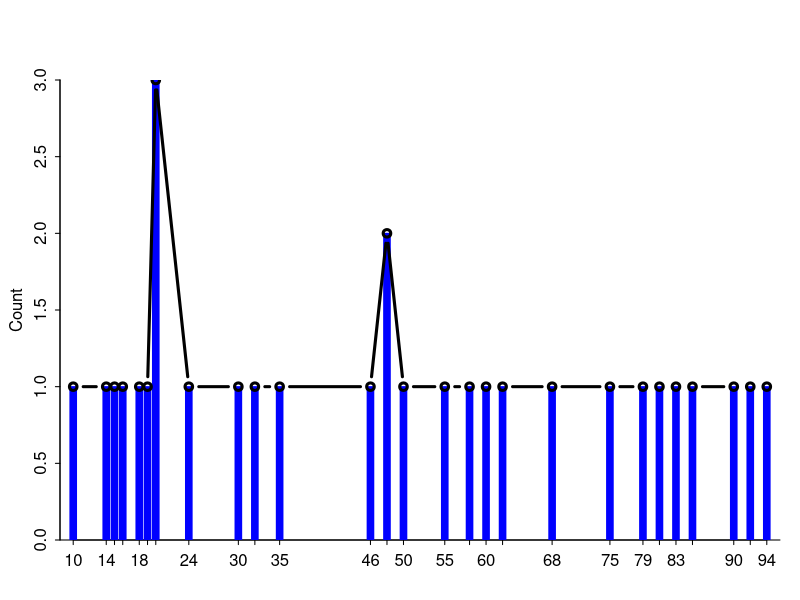

R code for this plot:
nums <- c(10, 94, 32, 19, 55, 35, 20, 48, 68, 24, 18, 83, 30, 62, 85, 50, 20, 90, 60, 14, 92, 20, 15, 58, 75, 16, 48, 81, 79, 46)

# Questão 6

nums_ordenados <- sort(nums)

freq_absoluta_01 <- length(nums[nums == 10])
freq_absoluta_02 <- length(nums[nums == 14])
freq_absoluta_03 <- length(nums[nums == 15])
freq_absoluta_04 <- length(nums[nums == 16])
freq_absoluta_05 <- length(nums[nums == 18])
freq_absoluta_06 <- length(nums[nums == 19])
freq_absoluta_07 <- length(nums[nums == 20])
freq_absoluta_08 <- length(nums[nums == 24])
freq_absoluta_09 <- length(nums[nums == 30])
freq_absoluta_10 <- length(nums[nums == 32])
freq_absoluta_11 <- length(nums[nums == 35])
freq_absoluta_12 <- length(nums[nums == 46])
freq_absoluta_13 <- length(nums[nums == 48])
freq_absoluta_14 <- length(nums[nums == 50])
freq_absoluta_15 <- length(nums[nums == 55])
freq_absoluta_16 <- length(nums[nums == 58])
freq_absoluta_17 <- length(nums[nums == 60])
freq_absoluta_18 <- length(nums[nums == 62])
freq_absoluta_19 <- length(nums[nums == 68])
freq_absoluta_20 <- length(nums[nums == 75])
freq_absoluta_21 <- length(nums[nums == 79])
freq_absoluta_22 <- length(nums[nums == 81])
freq_absoluta_23 <- length(nums[nums == 83])
freq_absoluta_24 <- length(nums[nums == 85])
freq_absoluta_25 <- length(nums[nums == 90])
freq_absoluta_26 <- length(nums[nums == 92])
freq_absoluta_27 <- length(nums[nums == 94])

freq_absoluta <- c(freq_absoluta_01, freq_absoluta_02, freq_absoluta_03, freq_absoluta_04, 
                   freq_absoluta_05, freq_absoluta_06, freq_absoluta_07, freq_absoluta_08, 
                   freq_absoluta_09, freq_absoluta_10, freq_absoluta_11, freq_absoluta_12, 
                   freq_absoluta_13, freq_absoluta_14, freq_absoluta_15, freq_absoluta_16, 
                   freq_absoluta_17, freq_absoluta_18, freq_absoluta_19, freq_absoluta_20, 
                   freq_absoluta_21, freq_absoluta_22, freq_absoluta_23, freq_absoluta_24, 
                   freq_absoluta_25, freq_absoluta_26, freq_absoluta_27)

freq_absoluta_acumulada_01 <- freq_absoluta_01
freq_absoluta_acumulada_02 <- freq_absoluta_acumulada_01 + freq_absoluta_02
freq_absoluta_acumulada_03 <- freq_absoluta_acumulada_02 + freq_absoluta_03
freq_absoluta_acumulada_04 <- freq_absoluta_acumulada_03 + freq_absoluta_04
freq_absoluta_acumulada_05 <- freq_absoluta_acumulada_04 + freq_absoluta_05
freq_absoluta_acumulada_06 <- freq_absoluta_acumulada_05 + freq_absoluta_06
freq_absoluta_acumulada_07 <- freq_absoluta_acumulada_06 + freq_absoluta_07
freq_absoluta_acumulada_08 <- freq_absoluta_acumulada_07 + freq_absoluta_08
freq_absoluta_acumulada_09 <- freq_absoluta_acumulada_08 + freq_absoluta_09
freq_absoluta_acumulada_10 <- freq_absoluta_acumulada_09 + freq_absoluta_10
freq_absoluta_acumulada_11 <- freq_absoluta_acumulada_10 + freq_absoluta_11
freq_absoluta_acumulada_12 <- freq_absoluta_acumulada_11 + freq_absoluta_12
freq_absoluta_acumulada_13 <- freq_absoluta_acumulada_12 + freq_absoluta_13
freq_absoluta_acumulada_14 <- freq_absoluta_acumulada_13 + freq_absoluta_14
freq_absoluta_acumulada_15 <- freq_absoluta_acumulada_14 + freq_absoluta_15
freq_absoluta_acumulada_16 <- freq_absoluta_acumulada_15 + freq_absoluta_16
freq_absoluta_acumulada_17 <- freq_absoluta_acumulada_16 + freq_absoluta_17
freq_absoluta_acumulada_18 <- freq_absoluta_acumulada_17 + freq_absoluta_18
freq_absoluta_acumulada_19 <- freq_absoluta_acumulada_18 + freq_absoluta_19
freq_absoluta_acumulada_20 <- freq_absoluta_acumulada_19 + freq_absoluta_20
freq_absoluta_acumulada_21 <- freq_absoluta_acumulada_20 + freq_absoluta_21
freq_absoluta_acumulada_22 <- freq_absoluta_acumulada_21 + freq_absoluta_22
freq_absoluta_acumulada_23 <- freq_absoluta_acumulada_22 + freq_absoluta_23
freq_absoluta_acumulada_24 <- freq_absoluta_acumulada_23 + freq_absoluta_24
freq_absoluta_acumulada_25 <- freq_absoluta_acumulada_24 + freq_absoluta_25
freq_absoluta_acumulada_26 <- freq_absoluta_acumulada_25 + freq_absoluta_26
freq_absoluta_acumulada_27 <- freq_absoluta_acumulada_26 + freq_absoluta_27

freq_absoluta_acumulada <- c(freq_absoluta_acumulada_01, freq_absoluta_acumulada_02,
                             freq_absoluta_acumulada_03, freq_absoluta_acumulada_04, 
                             freq_absoluta_acumulada_05, freq_absoluta_acumulada_06,
                             freq_absoluta_acumulada_07, freq_absoluta_acumulada_08, 
                             freq_absoluta_acumulada_09, freq_absoluta_acumulada_10,
                             freq_absoluta_acumulada_11, freq_absoluta_acumulada_12, 
                             freq_absoluta_acumulada_13, freq_absoluta_acumulada_14,
                             freq_absoluta_acumulada_15, freq_absoluta_acumulada_16, 
                             freq_absoluta_acumulada_17, freq_absoluta_acumulada_18,
                             freq_absoluta_acumulada_19, freq_absoluta_acumulada_20, 
                             freq_absoluta_acumulada_21, freq_absoluta_acumulada_22,
                             freq_absoluta_acumulada_23, freq_absoluta_acumulada_24, 
                             freq_absoluta_acumulada_25, freq_absoluta_acumulada_26,
                             freq_absoluta_acumulada_27)

freq_relativa_01 <- freq_absoluta_01/(length(nums))
freq_relativa_02 <- freq_absoluta_02/(length(nums))
freq_relativa_03 <- freq_absoluta_03/(length(nums))
freq_relativa_04 <- freq_absoluta_04/(length(nums))
freq_relativa_05 <- freq_absoluta_05/(length(nums))
freq_relativa_06 <- freq_absoluta_06/(length(nums))
freq_relativa_07 <- freq_absoluta_07/(length(nums))
freq_relativa_08 <- freq_absoluta_08/(length(nums))
freq_relativa_09 <- freq_absoluta_09/(length(nums))
freq_relativa_10 <- freq_absoluta_10/(length(nums))
freq_relativa_11 <- freq_absoluta_11/(length(nums))
freq_relativa_12 <- freq_absoluta_12/(length(nums))
freq_relativa_13 <- freq_absoluta_13/(length(nums))
freq_relativa_14 <- freq_absoluta_14/(length(nums))
freq_relativa_15 <- freq_absoluta_15/(length(nums))
freq_relativa_16 <- freq_absoluta_16/(length(nums))
freq_relativa_17 <- freq_absoluta_17/(length(nums))
freq_relativa_18 <- freq_absoluta_18/(length(nums))
freq_relativa_19 <- freq_absoluta_19/(length(nums))
freq_relativa_20 <- freq_absoluta_20/(length(nums))
freq_relativa_21 <- freq_absoluta_21/(length(nums))
freq_relativa_22 <- freq_absoluta_22/(length(nums))
freq_relativa_23 <- freq_absoluta_23/(length(nums))
freq_relativa_24 <- freq_absoluta_24/(length(nums))
freq_relativa_25 <- freq_absoluta_25/(length(nums))
freq_relativa_26 <- freq_absoluta_26/(length(nums))
freq_relativa_27 <- freq_absoluta_27/(length(nums))

options(digits = 2)
freq_relativa <- c(freq_relativa_01, freq_relativa_02,
                   freq_relativa_03, freq_relativa_04, 
                   freq_relativa_05, freq_relativa_06,
                   freq_relativa_07, freq_relativa_08, 
                   freq_relativa_09, freq_relativa_10,
                   freq_relativa_11, freq_relativa_12, 
                   freq_relativa_13, freq_relativa_14,
                   freq_relativa_15, freq_relativa_16, 
                   freq_relativa_17, freq_relativa_18,
                   freq_relativa_19, freq_relativa_20, 
                   freq_relativa_21, freq_relativa_22,
                   freq_relativa_23, freq_relativa_24, 
                   freq_relativa_25, freq_relativa_26,
                   freq_relativa_27)

freq_relativa_acumulada_01 <- freq_absoluta_acumulada_01/(length(nums))
freq_relativa_acumulada_02 <- freq_absoluta_acumulada_02/(length(nums))
freq_relativa_acumulada_03 <- freq_absoluta_acumulada_03/(length(nums))
freq_relativa_acumulada_04 <- freq_absoluta_acumulada_04/(length(nums))
freq_relativa_acumulada_05 <- freq_absoluta_acumulada_05/(length(nums))
freq_relativa_acumulada_06 <- freq_absoluta_acumulada_06/(length(nums))
freq_relativa_acumulada_07 <- freq_absoluta_acumulada_07/(length(nums))
freq_relativa_acumulada_08 <- freq_absoluta_acumulada_08/(length(nums))
freq_relativa_acumulada_09 <- freq_absoluta_acumulada_09/(length(nums))
freq_relativa_acumulada_10 <- freq_absoluta_acumulada_10/(length(nums))
freq_relativa_acumulada_11 <- freq_absoluta_acumulada_11/(length(nums))
freq_relativa_acumulada_12 <- freq_absoluta_acumulada_12/(length(nums))
freq_relativa_acumulada_13 <- freq_absoluta_acumulada_13/(length(nums))
freq_relativa_acumulada_14 <- freq_absoluta_acumulada_14/(length(nums))
freq_relativa_acumulada_15 <- freq_absoluta_acumulada_15/(length(nums))
freq_relativa_acumulada_16 <- freq_absoluta_acumulada_16/(length(nums))
freq_relativa_acumulada_17 <- freq_absoluta_acumulada_17/(length(nums))
freq_relativa_acumulada_18 <- freq_absoluta_acumulada_18/(length(nums))
freq_relativa_acumulada_19 <- freq_absoluta_acumulada_19/(length(nums))
freq_relativa_acumulada_20 <- freq_absoluta_acumulada_20/(length(nums))
freq_relativa_acumulada_21 <- freq_absoluta_acumulada_21/(length(nums))
freq_relativa_acumulada_22 <- freq_absoluta_acumulada_22/(length(nums))
freq_relativa_acumulada_23 <- freq_absoluta_acumulada_23/(length(nums))
freq_relativa_acumulada_24 <- freq_absoluta_acumulada_24/(length(nums))
freq_relativa_acumulada_25 <- freq_absoluta_acumulada_25/(length(nums))
freq_relativa_acumulada_26 <- freq_absoluta_acumulada_26/(length(nums))
freq_relativa_acumulada_27 <- freq_absoluta_acumulada_27/(length(nums))

options(digits = 2)
freq_relativa_acumulada <- c(freq_relativa_acumulada_01, freq_relativa_acumulada_02,
                             freq_relativa_acumulada_03, freq_relativa_acumulada_04, 
                             freq_relativa_acumulada_05, freq_relativa_acumulada_06,
                             freq_relativa_acumulada_07, freq_relativa_acumulada_08, 
                             freq_relativa_acumulada_09, freq_relativa_acumulada_10,
                             freq_relativa_acumulada_11, freq_relativa_acumulada_12, 
                             freq_relativa_acumulada_13, freq_relativa_acumulada_14,
                             freq_relativa_acumulada_15, freq_relativa_acumulada_16, 
                             freq_relativa_acumulada_17, freq_relativa_acumulada_18,
                             freq_relativa_acumulada_19, freq_relativa_acumulada_20, 
                             freq_relativa_acumulada_21, freq_relativa_acumulada_22,
                             freq_relativa_acumulada_23, freq_relativa_acumulada_24, 
                             freq_relativa_acumulada_25, freq_relativa_acumulada_26,
                             freq_relativa_acumulada_27)


freq_percentual_01 <- freq_relativa_01 * 100
freq_percentual_02 <- freq_relativa_02 * 100
freq_percentual_03 <- freq_relativa_03 * 100
freq_percentual_04 <- freq_relativa_04 * 100
freq_percentual_05 <- freq_relativa_05 * 100
freq_percentual_06 <- freq_relativa_06 * 100
freq_percentual_07 <- freq_relativa_07 * 100
freq_percentual_08 <- freq_relativa_08 * 100
freq_percentual_09 <- freq_relativa_09 * 100
freq_percentual_10 <- freq_relativa_10 * 100
freq_percentual_11 <- freq_relativa_11 * 100
freq_percentual_12 <- freq_relativa_12 * 100
freq_percentual_13 <- freq_relativa_13 * 100
freq_percentual_14 <- freq_relativa_14 * 100
freq_percentual_15 <- freq_relativa_15 * 100
freq_percentual_16 <- freq_relativa_16 * 100
freq_percentual_17 <- freq_relativa_17 * 100
freq_percentual_18 <- freq_relativa_18 * 100
freq_percentual_19 <- freq_relativa_19 * 100
freq_percentual_20 <- freq_relativa_20 * 100
freq_percentual_21 <- freq_relativa_21 * 100
freq_percentual_22 <- freq_relativa_22 * 100
freq_percentual_23 <- freq_relativa_23 * 100
freq_percentual_24 <- freq_relativa_24 * 100
freq_percentual_25 <- freq_relativa_25 * 100
freq_percentual_26 <- freq_relativa_26 * 100
freq_percentual_27 <- freq_relativa_27 * 100

options(digits = 2)
freq_percentual <- c(freq_percentual_01, freq_percentual_02,
                     freq_percentual_03, freq_percentual_04, 
                     freq_percentual_05, freq_percentual_06,
                     freq_percentual_07, freq_percentual_08, 
                     freq_percentual_09, freq_percentual_10,
                     freq_percentual_11, freq_percentual_12, 
                     freq_percentual_13, freq_percentual_14,
                     freq_percentual_15, freq_percentual_16, 
                     freq_percentual_17, freq_percentual_18,
                     freq_percentual_19, freq_percentual_20, 
                     freq_percentual_21, freq_percentual_22,
                     freq_percentual_23, freq_percentual_24, 
                     freq_percentual_25, freq_percentual_26,
                     freq_percentual_27)

freq_percentual_acumulada_01 <- freq_percentual_01
freq_percentual_acumulada_02 <- freq_percentual_acumulada_01 + freq_percentual_02
freq_percentual_acumulada_03 <- freq_percentual_acumulada_02 + freq_percentual_03
freq_percentual_acumulada_04 <- freq_percentual_acumulada_03 + freq_percentual_04
freq_percentual_acumulada_05 <- freq_percentual_acumulada_04 + freq_percentual_05
freq_percentual_acumulada_06 <- freq_percentual_acumulada_05 + freq_percentual_06
freq_percentual_acumulada_07 <- freq_percentual_acumulada_06 + freq_percentual_07
freq_percentual_acumulada_08 <- freq_percentual_acumulada_07 + freq_percentual_08
freq_percentual_acumulada_09 <- freq_percentual_acumulada_08 + freq_percentual_09
freq_percentual_acumulada_10 <- freq_percentual_acumulada_09 + freq_percentual_10
freq_percentual_acumulada_11 <- freq_percentual_acumulada_10 + freq_percentual_11
freq_percentual_acumulada_12 <- freq_percentual_acumulada_11 + freq_percentual_12
freq_percentual_acumulada_13 <- freq_percentual_acumulada_12 + freq_percentual_13
freq_percentual_acumulada_14 <- freq_percentual_acumulada_13 + freq_percentual_14
freq_percentual_acumulada_15 <- freq_percentual_acumulada_14 + freq_percentual_15
freq_percentual_acumulada_16 <- freq_percentual_acumulada_15 + freq_percentual_16
freq_percentual_acumulada_17 <- freq_percentual_acumulada_16 + freq_percentual_17
freq_percentual_acumulada_18 <- freq_percentual_acumulada_17 + freq_percentual_18
freq_percentual_acumulada_19 <- freq_percentual_acumulada_18 + freq_percentual_19
freq_percentual_acumulada_20 <- freq_percentual_acumulada_19 + freq_percentual_20
freq_percentual_acumulada_21 <- freq_percentual_acumulada_20 + freq_percentual_21
freq_percentual_acumulada_22 <- freq_percentual_acumulada_21 + freq_percentual_22
freq_percentual_acumulada_23 <- freq_percentual_acumulada_22 + freq_percentual_23
freq_percentual_acumulada_24 <- freq_percentual_acumulada_23 + freq_percentual_24
freq_percentual_acumulada_25 <- freq_percentual_acumulada_24 + freq_percentual_25
freq_percentual_acumulada_26 <- freq_percentual_acumulada_25 + freq_percentual_26
freq_percentual_acumulada_27 <- freq_percentual_acumulada_26 + freq_percentual_27

options(digits = 2)
freq_percentual_acumulada <- c(freq_percentual_acumulada_01, freq_percentual_acumulada_02,
                               freq_percentual_acumulada_03, freq_percentual_acumulada_04, 
                               freq_percentual_acumulada_05, freq_percentual_acumulada_06,
                               freq_percentual_acumulada_07, freq_percentual_acumulada_08, 
                               freq_percentual_acumulada_09, freq_percentual_acumulada_10,
                               freq_percentual_acumulada_11, freq_percentual_acumulada_12, 
                               freq_percentual_acumulada_13, freq_percentual_acumulada_14,
                               freq_percentual_acumulada_15, freq_percentual_acumulada_16, 
                               freq_percentual_acumulada_17, freq_percentual_acumulada_18,
                               freq_percentual_acumulada_19, freq_percentual_acumulada_20, 
                               freq_percentual_acumulada_21, freq_percentual_acumulada_22,
                               freq_percentual_acumulada_23, freq_percentual_acumulada_24, 
                               freq_percentual_acumulada_25, freq_percentual_acumulada_26,
                               freq_percentual_acumulada_27)


col_1 <- freq_absoluta
col_2 <- freq_absoluta_acumulada
col_3 <- freq_relativa
col_4 <- freq_relativa_acumulada
col_5 <- freq_percentual
col_6 <- freq_percentual_acumulada

tabela <- data.frame(col_1, col_2, col_3, col_4, col_5, col_6)
colnames(tabela) <- c("Absoluta", "Absoluta Acumulada", "Relativa", "Relativa Acumulada", "Percentual", "Percentual Acumulada")
tabela

# Questão 7
#install.packages("arm")

par(mar = c(3,2,1,1))
conjunto = unique(nums_ordenados)
freq = cbind(conjunto, freq_absoluta)
suppressWarnings(suppressMessages(library("arm")))
discrete.histogram(nums, freq = TRUE, xlab = "", bar.width = 0.8)
lines(freq, type = "b", lwd = 3)
# Podemos constar que nosso conjunto de data é bimodal assimétrico.
